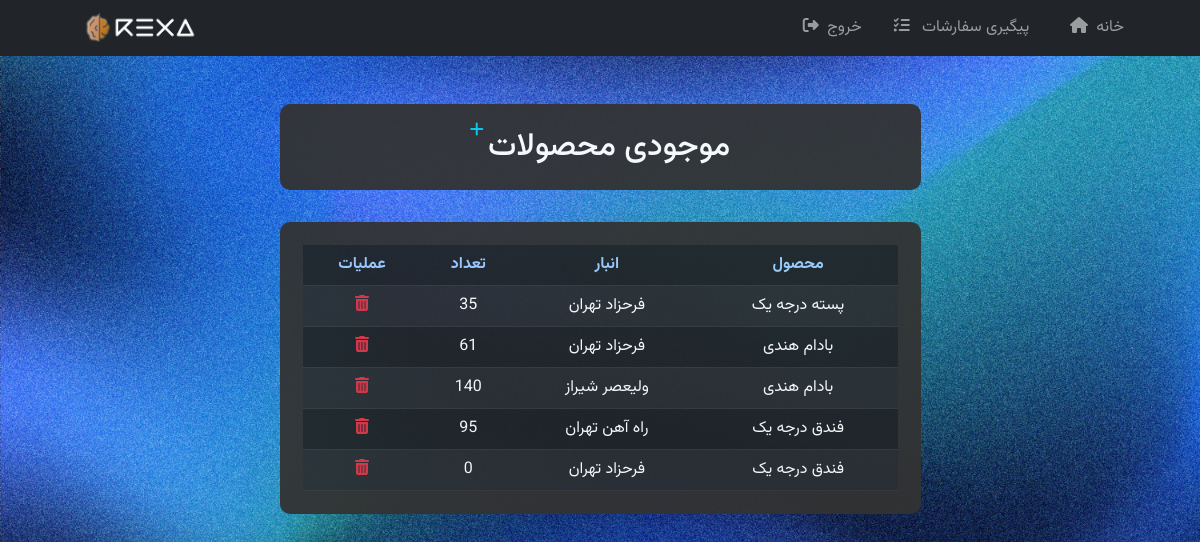
The app's page /manage/invStock (signed in) with its own data.
### shop/models.py (models this page shows, shortened)
class InventoryStock(models.Model):
    name = models.ForeignKey(Product, on_delete=models.CASCADE, verbose_name="نام محصول")
    inventory = models.ForeignKey(Inventory, on_delete=models.CASCADE, verbose_name="نام انبار")
    stock = models.PositiveIntegerField(blank=False, verbose_name="موجودی")

class Product(models.Model):
    name = models.CharField(max_length=200, verbose_name="نام محصول")
    price = models.IntegerField(verbose_name="قیمت محصول")
    quantity = models.PositiveIntegerField(verbose_name="وزن هر بسته (کیلو گرم)")
    def __str__(self):
        return self.name

class Inventory(models.Model):
    name = models.CharField(max_length=150, verbose_name="نام انبار")
    city = models.ForeignKey(City, on_delete=models.CASCADE, verbose_name="شهر")
    def __str__(self):
        return f'{self.name} {self.city.name}'

### accounts/models.py (models this page shows, shortened)
class City(models.Model):
    name = models.CharField(max_length=100, verbose_name="نام شهر")

### shop/views.py (the view)
# urls.py: path('manage/invStock', InventoryStockListView.as_view(), name="inv_stock"),  # inventoryProduct
class InventoryStockListView(LoginRequiredMixin, ListView):
    model = InventoryStock
    template_name = 'inv_stock.html'

### templates/inv_stock.html
{% extends 'base.html' %}
{% block content %}
  <div class="container">
    <div class="row">
      <div class="col-md-7 mx-auto">
        <div class="rounded-box p-3 mt-0">
            <div class="d-flex">
                <h2 class="my-2">موجودی محصولات</h2> &nbsp;
                <a href="{% url 'inv_stock_new' %}" class="mr-2">
                    <i class="fa-solid fa-plus text-info"></i>
                </a>
            </div>
        </div>
          <div class="rounded-box">
              <table class="table table-dark table-striped mb-0">
                  <thead>
                    <tr>
                        <th class="fs-7 text-center text-light-blue">محصول</th>
                        <th class="fs-7 text-center text-light-blue">انبار</th>
                        <th class="fs-7 text-center text-light-blue">تعداد</th>
                        <th class="fs-7 text-center text-light-blue">عملیات</th>
                    </tr>
                  </thead>
                  <tbody>
                  {% for product in object_list %}
                      <tr>
                          <td class="me-1 text-center">{{ product.name }}</td>
                          <td class="me-1 text-center">{{ product.inventory }}</td>
                          <td class="me-1 text-center">{{ product.stock }}</td>
                      <td class="w-20 text-center">
                          <a href="{% url 'inv_stock_del' product.pk %}" class="text-danger">
                              <i class="fa-solid fa-trash-can"></i>
                          </a>
                      </td>
                      </tr>
                  {% endfor %}
                  </tbody>
              </table>
          </div>
      </div>
    </div>
  </div>
{% endblock content %}

### static/src/main.css (style rules this page uses)
body { margin: 0; padding: 0; font-family: 'Vazirmatn', sans-serif; background-image: url('../img/blue-bg.jpg'); background-attachment: fixed; background-size: cover; background-position: center center; background-repeat: no-repeat; height: 100vh; overflow: auto; color: #fff; }
.w-20 { width: 20%; }
.text-light-blue { color: #9fcdff; }
.rounded-box { background-color: #333; background-attachment: fixed; opacity: 95%; margin-top: 2%; border-radius: 10px; padding: 23px; margin-bottom: 5%; display: flex; flex-direction: column; align-items: center; justify-content: center; position: relative; }

### records on screen
InventoryStock: name "پسته درجه یک", inventory "فرحزاد تهران", stock "35"
InventoryStock: name "بادام هندی", inventory "فرحزاد تهران", stock "61"
InventoryStock: name "بادام هندی", inventory "ولیعصر شیراز", stock "140"
InventoryStock: name "فندق درجه یک", inventory "راه آهن تهران", stock "95"
InventoryStock: name "فندق درجه یک", inventory "فرحزاد تهران", stock "0"
